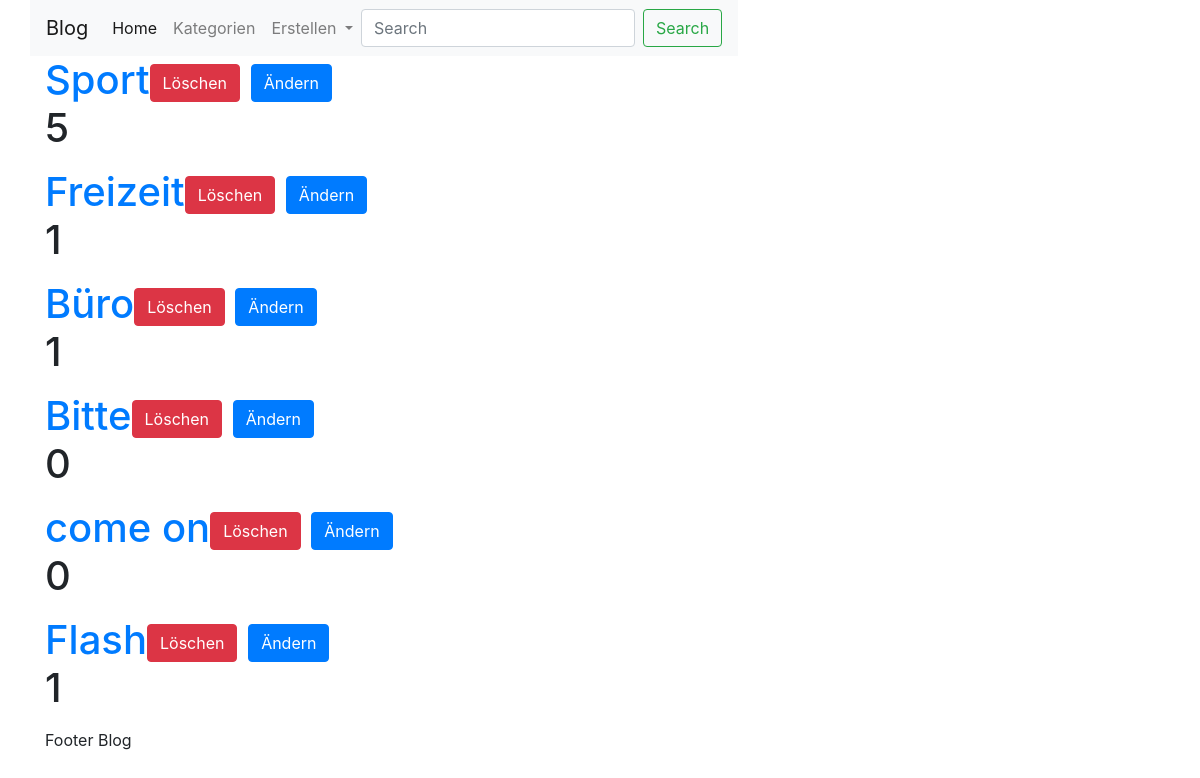
Page /category on the earlier database version.
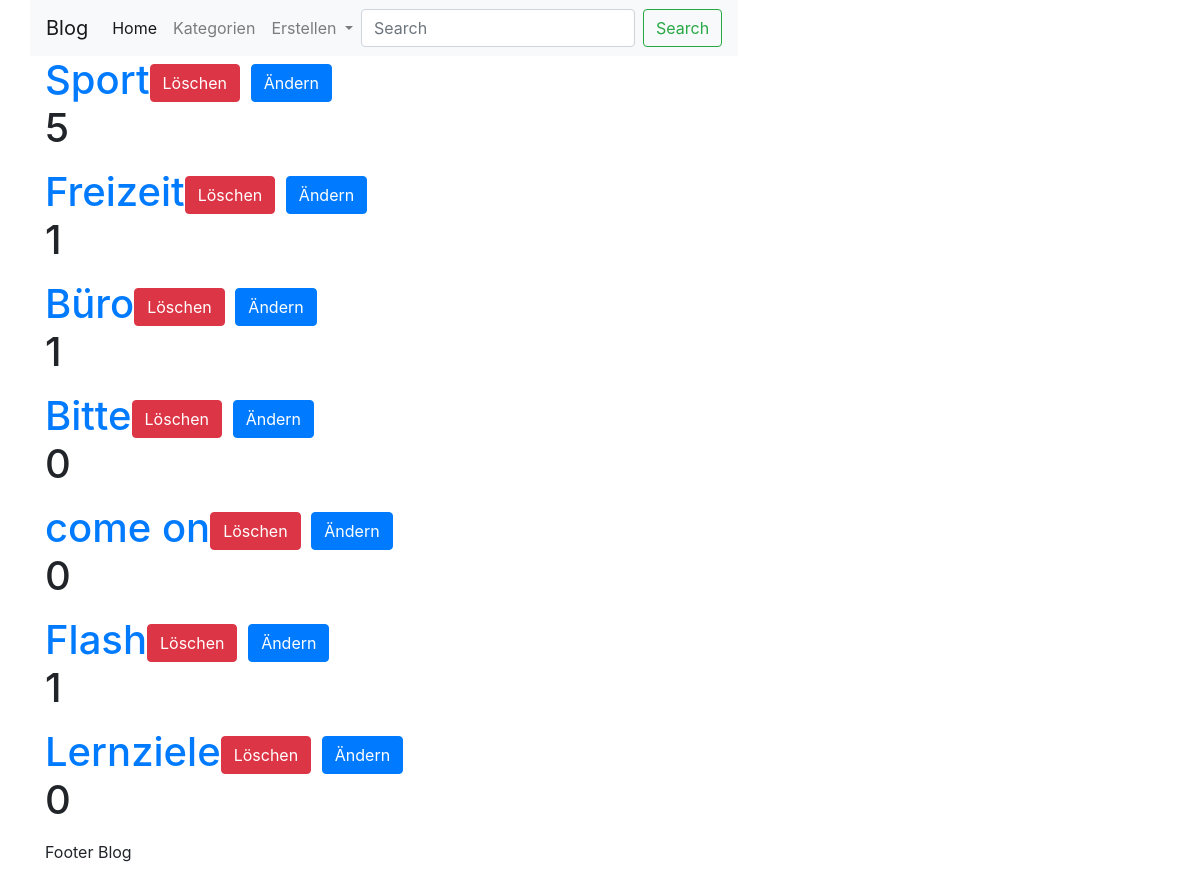
Same page on the later database version.
### app/models.py (models this page shows)
class Kategorie(db.Model):
    id = db.Column(db.Integer,primary_key=True)
    value = db.Column(db.String, nullable=False)
    blogeintrag = db.relationship("Blogeintrag", backref="Kategorie")

### app/category/routes.py (the view)
@bp.route('/category')
def overview():
    kategorien = Kategorie.query.all()
    return render_template("category/overview.html", kategorien=kategorien)

### app/templates/category/overview.html
{% extends 'base.html' %}
{% block content %}
    {% for kategorie in kategorien %}
        <h1><a href="{{ url_for("blog.get",id=kategorie.id) }}">
            {{ kategorie.value }}</a><a href="{{ url_for("category.delete",id=kategorie.id) }}" class="btn btn-danger">Löschen</a>
        <a href="{{ url_for("category.update",id=kategorie.id) }}" class="btn btn-primary">Ändern</a>
        <p> {{ kategorie.blogeintrag|length}} </p>
        </h1>
    {% endfor %}
{% endblock %}

Differences in the rows shown:
added Kategorie: value "Lernziele", blogeintrag|length "0"
